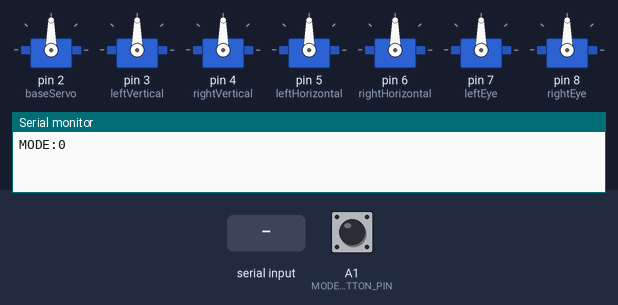
A sketch run on a simulated Arduino Uno, built with avr-gcc and run on an emulated ATmega328P. On the bench: 7 × servo, the last lines printed to the serial monitor. Inputs (shaded band) come from the test bench; at power-on: A1 (MODE_BUTTON_PIN) HIGH. Random numbers use the default seed unless the sketch sets one.

Above: at 1.7 s.
1.8 s: A1 (MODE_BUTTON_PIN) pulled LOW for 0.15 s
At 4.89 s:
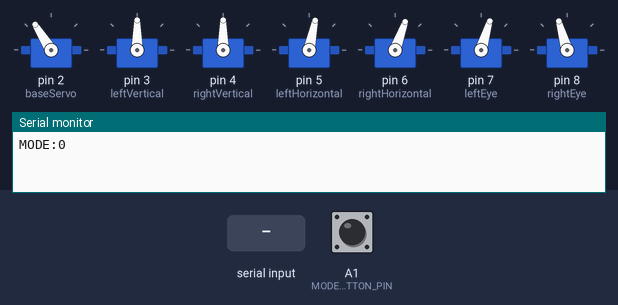
4.9 s: "MODE:90\n" received over Serial
7.9 s: "MODE:\n" received over Serial
At 10.1 s:
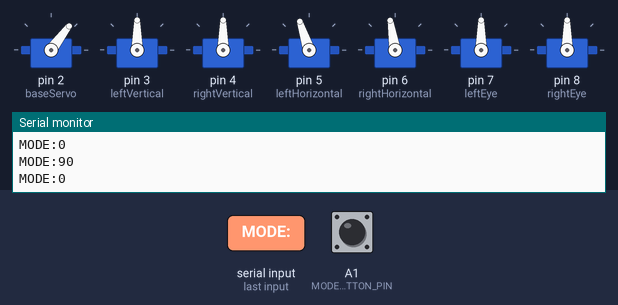
13.9 s: "MODE:90\n" received over Serial
16.9 s: "MODE:,45\n" received over Serial
At 20.9 s:
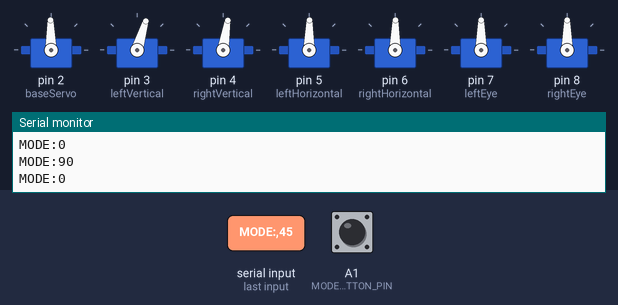
Timing chart, 0 to 30.5 s (numbered marks = the images above; inputs shaded):
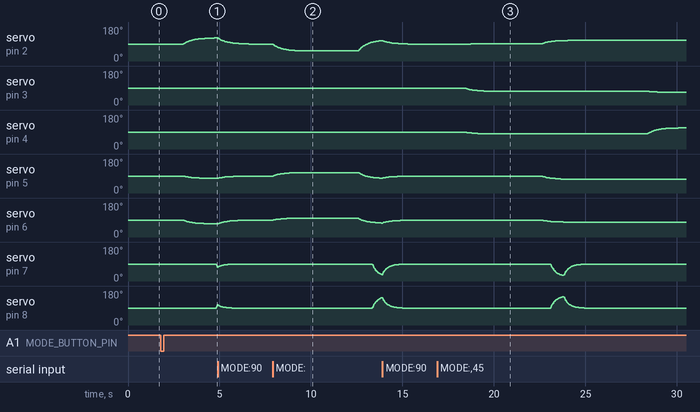

Measured:
- after the input at 7.9 s, servo on pin 5 (leftHorizontal): rises from 89° to 108° in 1.4 s, then falls to 79° in 4.4 s; servo on pin 6 (rightHorizontal): rises from 89° to 99° in 1.1 s, then falls to 74° in 4.8 s; servo on pin 8 (rightEye): moves from 90° to 145° over 0.52 s, starting after 5.5 s
- after the input at 16.9 s, servo on pin 2 (baseServo): moves from 90° to 109° over 5.3 s, starting after 1.8 s; servo on pin 3 (leftVertical): moves from 90° to 67° over 10.9 s, starting after 1.5 s

The sketch:

New_Eyes.ino
```cpp
#include <Servo.h>

// Servo objects
Servo baseServo;
Servo leftVertical;
Servo rightVertical;
Servo leftHorizontal;
Servo rightHorizontal;
Servo leftEye;
Servo rightEye;

// --- Pin Definitions ---
const int MODE_BUTTON_PIN = A1; // Physical button to cycle modes

// --- Mode Control ---
int currentMode = 0; // 0=Auto, 1=Gamepad, 2=OpenCV
unsigned long lastDebounceTime = 0;
unsigned long debounceDelay = 50;
bool lastButtonState = HIGH;

// --- Serial Communication ---
String inputString = "";
bool stringComplete = false;

// --- Movement & Smoothing ---
float targetBase = 90, currentBase = 90;
float targetLeftVert = 90, currentLeftVert = 90;
float targetRightVert = 90, currentRightVert = 90;
float targetLeftHoriz = 90, currentLeftHoriz = 90;
float targetRightHoriz = 90, currentRightHoriz = 90;
float targetLeftEye = 90, currentLeftEye = 90;
float targetRightEye = 90, currentRightEye = 90;

float smoothingFactor = 0.04; // Smoother factor for general movement
float eyeSmoothingFactor = 0.07; // Slightly faster for eyes
unsigned long lastServoUpdate = 0;

// --- Autonomous Mode State ---
unsigned long lastAutoAction = 0;
unsigned long autoActionInterval = 3000;
unsigned long nextBlinkTime = 0;

// MODIFIED: New eye closing limits to prevent servo noise
const int LEFT_EYE_CLOSE = 25;
const int RIGHT_EYE_CLOSE = 155;
const int EYE_OPEN = 90;


void setup() {
  Serial.begin(115200);

  pinMode(MODE_BUTTON_PIN, INPUT_PULLUP);

  baseServo.attach(2);
  leftVertical.attach(3);
  rightVertical.attach(4);
  leftHorizontal.attach(5);
  rightHorizontal.attach(6);
  leftEye.attach(7);
  rightEye.attach(8);

  // Initialize to neutral and set first blink time
  resetToNeutral();
  updateAndWriteServos();
  // MODIFIED: Increased initial blink time for a more natural start
  nextBlinkTime = millis() + random(4000, 8000);

  delay(500);
  sendModeStatus();
}

void loop() {
  unsigned long currentTime = millis();

  handleSerial();
  handleButtonPress();

  if (currentMode == 0) {
    runInternalAutoMode(currentTime);
  }

  // Smoothly move servos towards their target positions (Linear Interpolation)
  if (currentTime - lastServoUpdate >= 20) {
    updateAndWriteServos();
    lastServoUpdate = currentTime;
  }
}

void handleButtonPress() {
  bool buttonState = digitalRead(MODE_BUTTON_PIN);
  if (buttonState != lastButtonState) {
    lastDebounceTime = millis();
  }

  if ((millis() - lastDebounceTime) > debounceDelay) {
    if (buttonState == LOW && lastButtonState == HIGH) {
      // Cycle through modes: 0 -> 1 -> 2 -> 0
      currentMode = (currentMode + 1) % 3;
      resetToNeutral();
      sendModeStatus();
    }
  }
  lastButtonState = buttonState;
}

void runInternalAutoMode(unsigned long currentTime) {
  // Handle autonomous blinking
  if (currentTime > nextBlinkTime) {
    targetLeftEye = LEFT_EYE_CLOSE;
    targetRightEye = RIGHT_EYE_CLOSE;
    // MODIFIED: Made blink interval longer and more random
    nextBlinkTime = currentTime + random(5000, 12000);
  } else if (abs(currentLeftEye - LEFT_EYE_CLOSE) < 5) {
    // If eyes are closed, open them again
    targetLeftEye = EYE_OPEN;
    targetRightEye = EYE_OPEN;
  }

  // MODIFIED: More dynamic and wider range of autonomous movements
  if (currentTime - lastAutoAction > autoActionInterval) {
    int movementType = random(0, 7); // Increased variety
    switch(movementType) {
      case 0: // Look left
        targetBase = random(110, 130);
        targetLeftHoriz = random(70, 80);
        targetRightHoriz = random(70, 80);
        break;
      case 1: // Look right
        targetBase = random(50, 70);
        targetLeftHoriz = random(100, 110);
        targetRightHoriz = random(100, 110);
        break;
      case 2: // Look up
        targetLeftVert = random(60, 75);
        targetRightVert = 180 - targetLeftVert;
        break;
      case 3: // Look down
        targetLeftVert = random(105, 120);
        targetRightVert = 180 - targetLeftVert;
        break;
      case 4: // Curious tilt
        targetBase = random(80, 100);
        targetLeftVert = random(70, 85);
        targetRightVert = 180 - random(95, 110);
        break;
      default: // Center / Idle
        resetToNeutral();
        break;
    }
    lastAutoAction = currentTime;
    autoActionInterval = random(2500, 6000); // More varied timing
  }
}


void updateAndWriteServos() {
  // This is the Linear Interpolation logic you wanted
  currentBase = (targetBase * smoothingFactor) + (currentBase * (1.0 - smoothingFactor));
  currentLeftVert = (targetLeftVert * smoothingFactor) + (currentLeftVert * (1.0 - smoothingFactor));
  currentRightVert = (targetRightVert * smoothingFactor) + (currentRightVert * (1.0 - smoothingFactor));
  currentLeftHoriz = (targetLeftHoriz * smoothingFactor) + (currentLeftHoriz * (1.0 - smoothingFactor));
  currentRightHoriz = (targetRightHoriz * smoothingFactor) + (currentRightHoriz * (1.0 - smoothingFactor));
  currentLeftEye = (targetLeftEye * eyeSmoothingFactor) + (currentLeftEye * (1.0 - eyeSmoothingFactor));
  currentRightEye = (targetRightEye * eyeSmoothingFactor) + (currentRightEye * (1.0 - eyeSmoothingFactor));

  baseServo.write((int)currentBase);
  leftVertical.write((int)currentLeftVert);
  rightVertical.write((int)currentRightVert);
  leftHorizontal.write((int)currentLeftHoriz);
  rightHorizontal.write((int)currentRightHoriz);
  leftEye.write((int)currentLeftEye);
  rightEye.write((int)currentRightEye);
}

void setMode(int mode) {
  if (mode != currentMode) {
    currentMode = mode;
    resetToNeutral();
    sendModeStatus();
  }
}

void sendModeStatus() {
  Serial.print("MODE:");
  Serial.println(currentMode);
}

void resetToNeutral() {
  targetBase = 90;
  targetLeftVert = 90;
  targetRightVert = 90;
  targetLeftHoriz = 90;
  targetRightHoriz = 90;
  targetLeftEye = EYE_OPEN;
  targetRightEye = EYE_OPEN;
}

void handleSerial() {
  while (Serial.available()) {
    char inChar = (char)Serial.read();
    if (inChar == '\n') stringComplete = true;
    else inputString += inChar;
  }

  if (stringComplete) {
    processSerialCommand(inputString);
    inputString = "";
    stringComplete = false;
  }
}

void processSerialCommand(String command) {
  command.trim();
  if (command.startsWith("MODE:")) {
    if (command.substring(5) == "?") sendModeStatus();
    else setMode(command.substring(5).toInt());
  } else if (command.startsWith("SERVO:")) {
    if (currentMode == 1 || currentMode == 2) {
      parseServoCommand(command.substring(6));
    }
  }
}

void parseServoCommand(String data) {
  int lastIndex = 0;
  float values[7];
  int valueIndex = 0;
  for (int i = 0; i < data.length() && valueIndex < 7; i++) {
    if (data.charAt(i) == ',') {
      values[valueIndex++] = data.substring(lastIndex, i).toFloat();
      lastIndex = i + 1;
    }
  }
  values[valueIndex] = data.substring(lastIndex).toFloat();

  if (valueIndex == 6) {
    targetBase = values[0];
    targetLeftVert = values[1];
    targetRightVert = values[2];
    targetLeftHoriz = values[3];
    targetRightHoriz = values[4];
    targetLeftEye = values[5];
    targetRightEye = values[6];
  }
}
```
